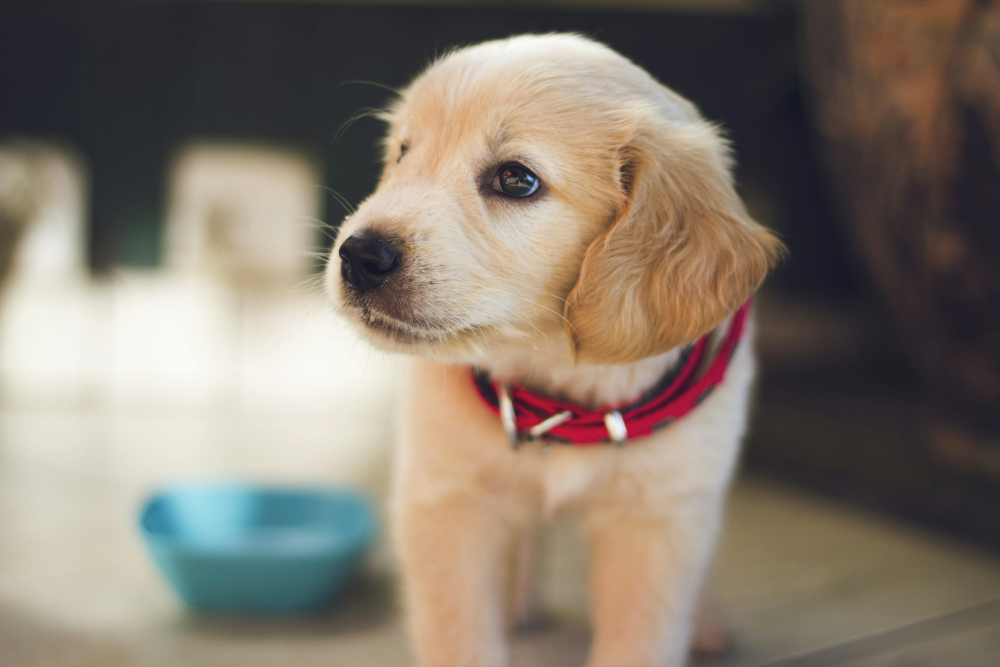
#> input picture pillow_image_processing/example.jpg, 3000 x 2000 px (shown at 1/3 size)
$ python 04_crop_resize_rotate.py
#> lines starting #> are read from the running program, lines starting #| are printed output that depends on the picture

from PIL import Image

img = Image.open("example.jpg")
#> img is the input picture: PIL image 3000x2000 RGB; mean R, G, B 132.8, 122, 109.8

# Crop: (left, upper, right, lower) pixel coordinates
cropped = img.crop((100, 100, 400, 400))
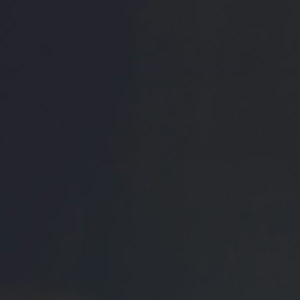
#> cropped: PIL image 300x300 RGB; mean R, G, B 37.4, 39, 44.5
cropped.save("cropped.jpg")

# Resize: specify new width and height
resized = img.resize((200, 200))
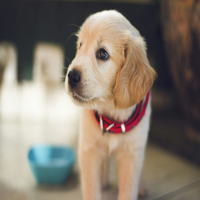
#> resized: PIL image 200x200 RGB; mean R, G, B 132.8, 122, 109.8
resized.save("resized.jpg")

# Rotate: specify degrees counterclockwise
rotated = img.rotate(90)
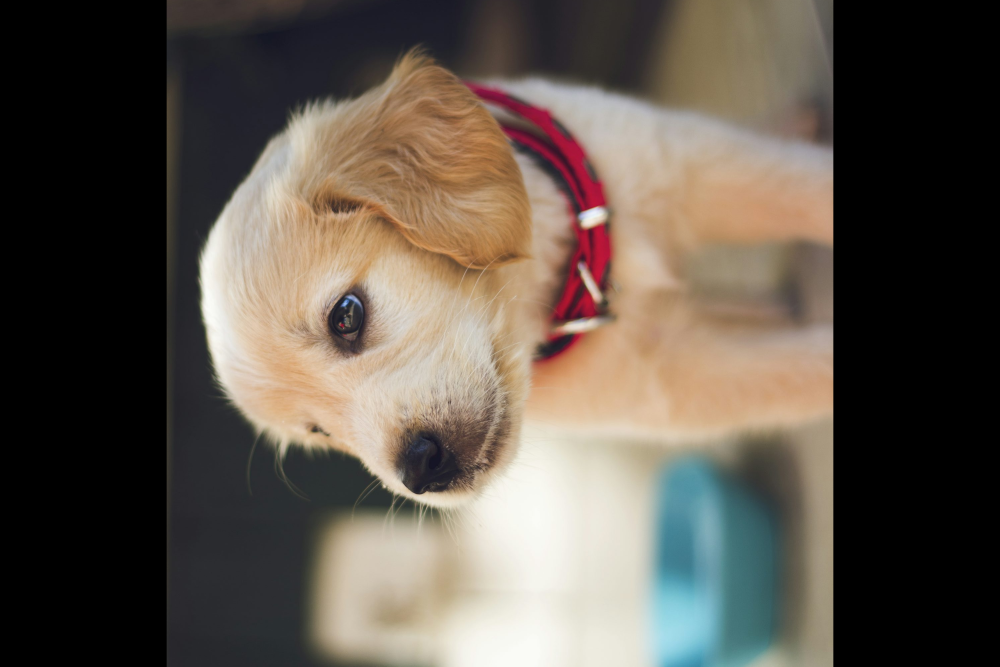
#> rotated: PIL image 3000x2000 RGB (shown at 1/3 size); mean R, G, B 95.7, 86.9, 77.3
rotated.save("rotated.jpg")
